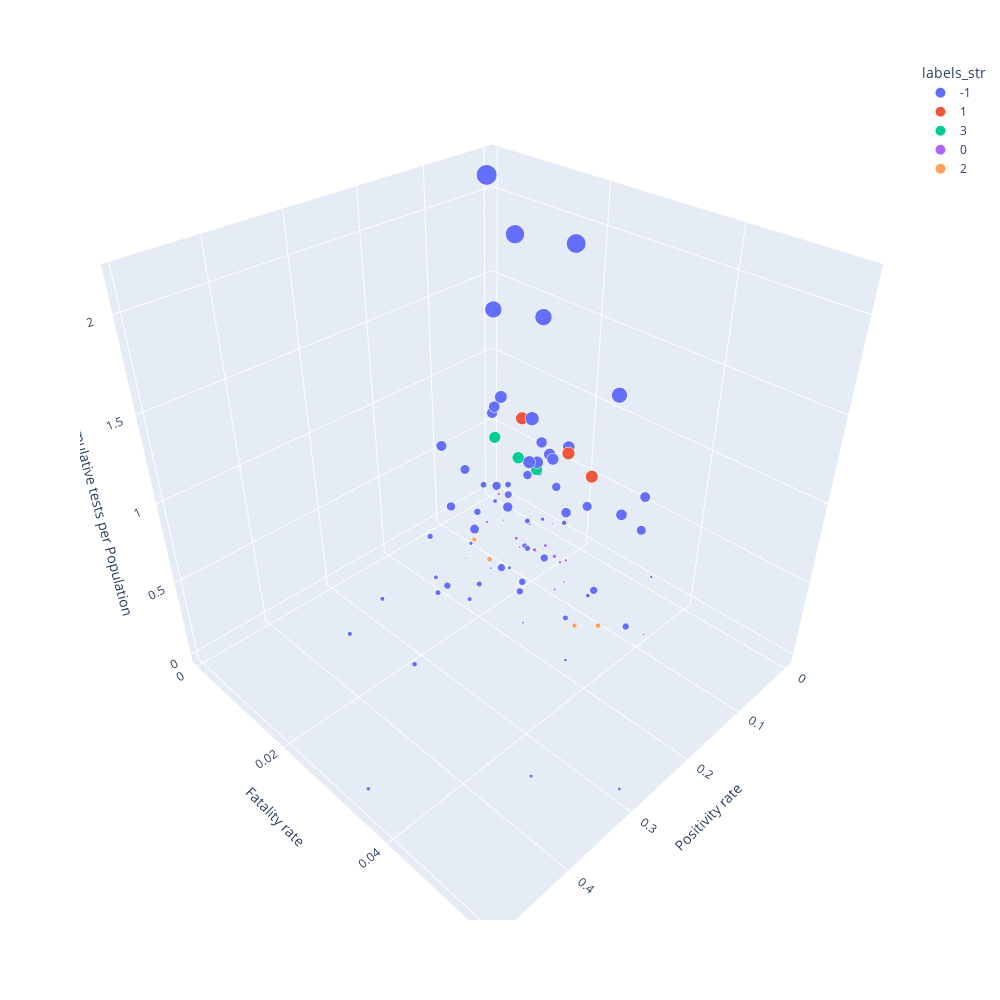

This figure's notebook cell:
### Code cell
import plotly.express as px


data_clustering_by_entity['labels_str'] = data_clustering_by_entity['labels_'].astype(str)

# Scatter plot in 3D
fig = px.scatter_3d(
    data_clustering_by_entity,
    x='Positivity rate',
    y='Fatality rate',
    z='Cumulative tests per Population',
    color="labels_str", 
    size='Cumulative tests per Population',
    opacity=1,
    symbol='labels_str',  
    symbol_sequence=['circle'],  
)

# Set labels and title
fig.update_layout(
    width=1000, height=1000,
    scene=dict(
        xaxis_title='Positivity rate',
        yaxis_title='Fatality rate',
        zaxis_title='Cumulative tests per Population',
    ),
)

fig.show()
